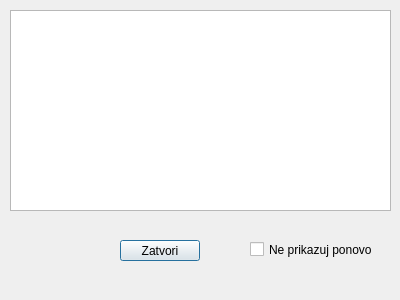
<?xml version="1.0" encoding="UTF-8"?>
<ui version="4.0">
 <class>Dialog</class>
 <widget class="QDialog" name="Dialog">
  <property name="windowModality">
   <enum>Qt::NonModal</enum>
  </property>
  <property name="geometry">
   <rect>
    <x>0</x>
    <y>0</y>
    <width>400</width>
    <height>300</height>
   </rect>
  </property>
  <property name="windowTitle">
   <string>Dialog</string>
  </property>
  <property name="modal">
   <bool>true</bool>
  </property>
  <widget class="QTextEdit" name="textEdit">
   <property name="enabled">
    <bool>true</bool>
   </property>
   <property name="geometry">
    <rect>
     <x>10</x>
     <y>10</y>
     <width>381</width>
     <height>201</height>
    </rect>
   </property>
   <property name="readOnly">
    <bool>true</bool>
   </property>
  </widget>
  <widget class="QCheckBox" name="checkBox">
   <property name="geometry">
    <rect>
     <x>250</x>
     <y>240</y>
     <width>141</width>
     <height>19</height>
    </rect>
   </property>
   <property name="text">
    <string>Ne prikazuj ponovo</string>
   </property>
  </widget>
  <widget class="QPushButton" name="pushButton">
   <property name="geometry">
    <rect>
     <x>120</x>
     <y>240</y>
     <width>80</width>
     <height>21</height>
    </rect>
   </property>
   <property name="text">
    <string>Zatvori</string>
   </property>
  </widget>
 </widget>
 <resources/>
 <connections>
  <connection>
   <sender>pushButton</sender>
   <signal>clicked()</signal>
   <receiver>Dialog</receiver>
   <slot>accept()</slot>
   <hints>
    <hint type="sourcelabel">
     <x>149</x>
     <y>249</y>
    </hint>
    <hint type="destinationlabel">
     <x>55</x>
     <y>249</y>
    </hint>
   </hints>
  </connection>
 </connections>
</ui>
